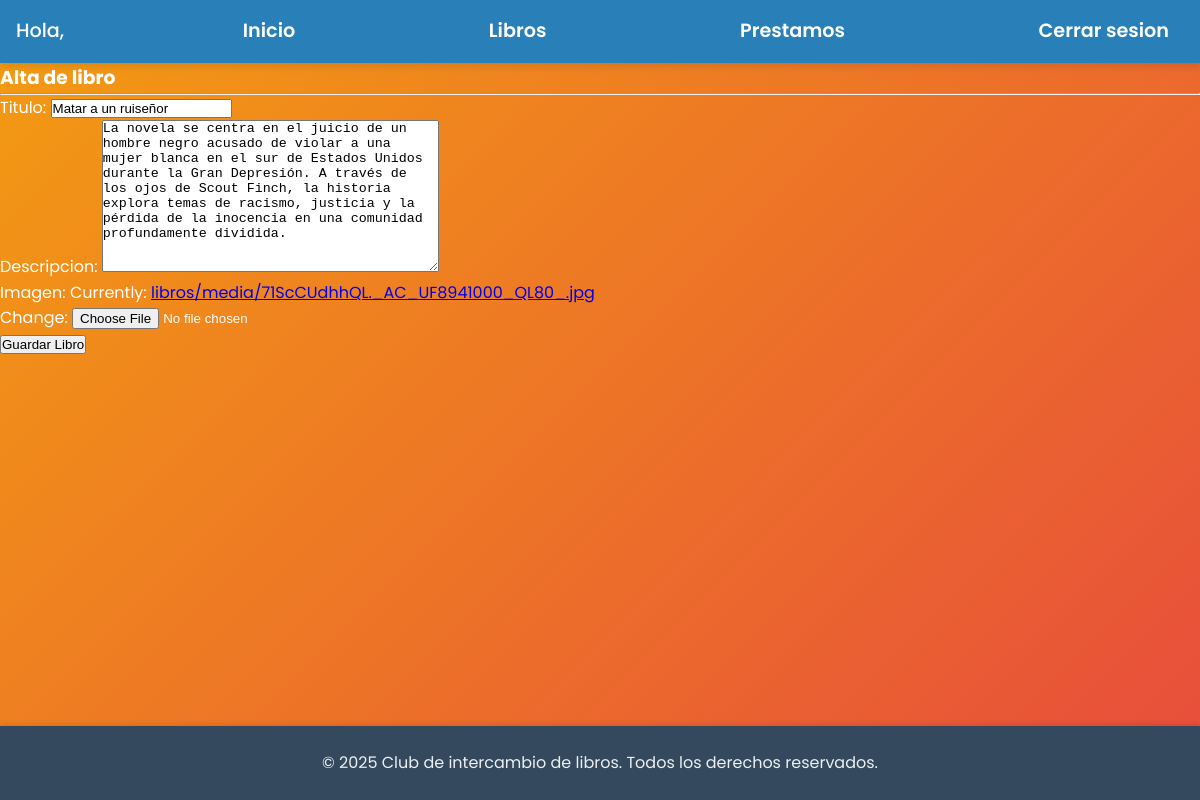
Page /libros/editar/11 on the committed database.
### libros/models.py (models this page shows, shortened)
class Libro(models.Model):
    libro_id = models.AutoField(primary_key=True)
    titulo = models.CharField(max_length=200)
    imagen = models.ImageField(upload_to='libros/media')
    descripcion = models.TextField()
    usuario = models.ForeignKey(Usuario, on_delete=models.CASCADE)

### libros/views.py (the view)
# urls.py: path("editar/<int:libro_id>", views.editar, name="editar"),
def editar(request,libro_id):
    libro = Libro.objects.get(libro_id=libro_id)
    if request.method == 'POST':
        form = LibroForm(request.POST, request.FILES, instance=libro)
        if form.is_valid():
            form.save()
            return redirect('libros:index')  # Redirige a la lista de libros, por ejemplo.
    else:
        form = LibroForm(instance=libro)
    return render(request, 'alta_libro.html', {'form': form})

### libros/forms.py
class LibroForm(forms.ModelForm):
    class Meta:
        model = Libro
        fields = ['titulo', 'descripcion', 'imagen']

### libros/templates/alta_libro.html (shortened to what this page needs)
{% extends 'base.html' %}
{% block content %}
<h3>Alta de libro</h3>
<hr>
<form method="post" enctype="multipart/form-data">
    {{ form.as_p }}
    <button type="submit">Guardar Libro</button>
</form>
{% endblock %}

### libros/static/css/style.css (style rules this page uses)
* { margin: 0; padding: 0; box-sizing: border-box; }
body { font-family: 'Poppins', sans-serif; background-color: #f1f2f6; color: #333; line-height: 1.6; min-height: 100vh; display: flex; flex-direction: column; background-image: linear-gradient(135deg, #f39c12, #e74c3c); color: white; }

### rows in the picture
Libro: titulo "Matar a un ruiseñor", descripcion "La novela se centra en el juicio de un hombre negro acusado de violar a una mujer blanca en el sur de Estados Unidos durante la Gran Depresión. A través de los ojos de Scout Finch, la historia explora temas de racismo, justicia y la pérdida de la inocencia en una comunidad profundamente dividida."
